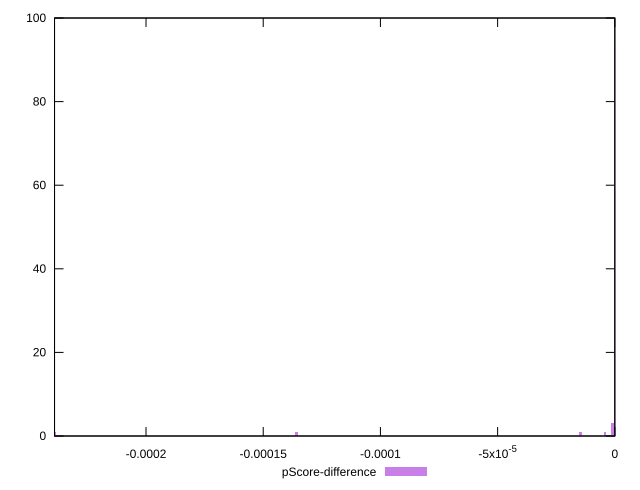

The script that saved this image:
reset

$pScoreDifference <<EOF
0 93
-0.000001043949397497673 3
-0.000014615291564967421 1
-0.0002390644120269671 1
-0.00013571342167469747 1
-0.000004175797589990692 1
EOF

set key outside below
set boxwidth 0.000001043949397497673
set xrange [-0.00023902961266775158:-3.141931159689193e-14]
set yrange [0:100]
set trange [0:100]
set style fill transparent solid 0.5 noborder
set terminal svg size 640, 490 enhanced background rgb 'white'
set output "report_00019_2021-02-10T18-14-37.922Z//total-blocking-time/samples/pages+cached+noadtech+nomedia/pScore-difference/histogram.svg"

plot $pScoreDifference title "pScore-difference" with boxes

reset
